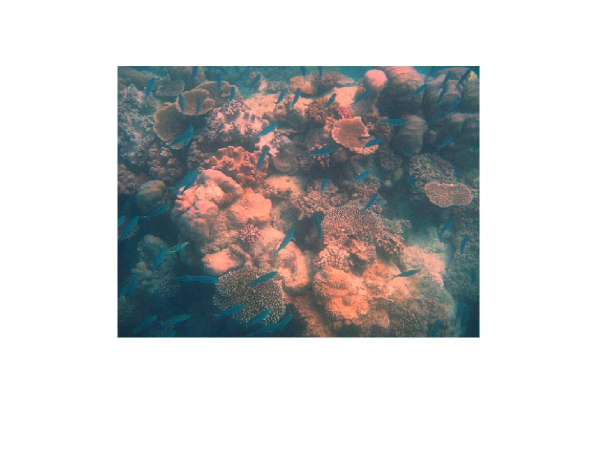
%> input picture MatLab Implementation/gry1.jpg, 1200 x 900 px (shown at 1/2 size)
$ octave mainmfusion.m   (GNU Octave 9; MATLAB toolbox functions it lacks are replaced by stand-ins)
%> lines starting %> are read from the running program, lines starting %| are printed output that depends on the picture; in (x1, y1, x2, y2) boxes, pixels count from 0 and x2, y2 are one past the last pixel; in counts of white or black regions, pixels touching at a corner belong together; the program's own positions count from 1
### MatLab Implementation/saliency_detection.m
function sm = saliency_detection(img)
gfrgb = imfilter(img, fspecial('gaussian', 3, 3), 'symmetric', 'conv');
cform = makecform('srgb2lab');
lab = applycform(gfrgb,cform);
l = double(lab(:,:,1)); lm = mean(mean(l));
a = double(lab(:,:,2)); am = mean(mean(a));
b = double(lab(:,:,3)); bm = mean(mean(b));
sm = (l-lm).^2 + (a-am).^2 + (b-bm).^2;

### MatLab Implementation/gaussian_pyramid.m
function out = gaussian_pyramid(img, level)
h = 1/16* [1, 4, 6, 4, 1];
filt = transpose(h)*h;
out{1} = imfilter(img, filt, 'replicate', 'conv');
temp_img = img;
for i = 2 : level
    temp_img = temp_img(1 : 2 : end, 1 : 2 : end);
    out{i} = imfilter(temp_img, filt, 'replicate', 'conv');
end

### MatLab Implementation/laplacian_pyramid.m
function out = laplacian_pyramid(img, level)
h = 1/16* [1, 4, 6, 4, 1];
filt = transpose(h)*h;
out{1} = img;
temp_img = img;
for i = 2 : level
    temp_img = temp_img(1 : 2 : end, 1 : 2 : end);
    out{i} = imfilter(temp_img, filt, 'replicate', 'conv');
    out{i} = temp_img;
end
% calculate the DoG
for i = 1 : level - 1
    [m, n] = size(out{i});
    out{i} = out{i} - imresize(out{i+1}, [m, n]);
end

### MatLab Implementation/mainmfusion.m
img = imread('gry1.jpg');
%> img is the input picture: size 900x1200x3 uint8; mean R, G, B 200.5, 200.2, 200
im=imread('shrpe1.jpg');
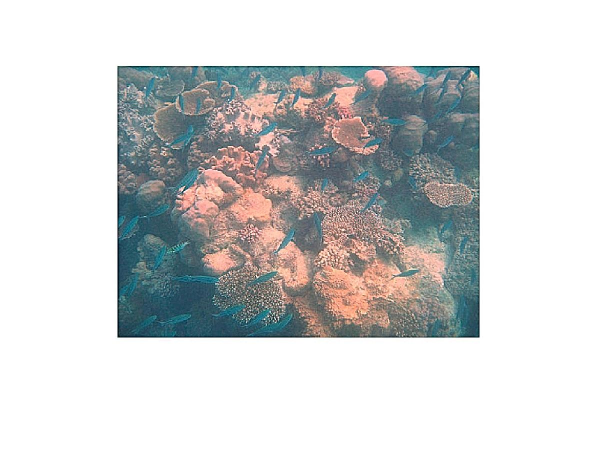
%> input picture MatLab Implementation/shrpe1.jpg, 1200 x 900 px (shown at 1/2 size)
%> im is the input picture: size 900x1200x3 uint8; mean R, G, B 207, 208.3, 208.2
img1=uint8(img);
lab1=uint8(img);
img2=uint8(im);
lab2 = img2;

% input
R1 = double(lab1(:, :, 1)) / 255;
R2 = double(lab2(:, :, 1)) / 255;

% calculate laplacian contrast weight
Wlap1 = abs(imfilter(R1, fspecial('Laplacian'), 'replicate', 'conv'));
Wlap2 = abs(imfilter(R2, fspecial('Laplacian'), 'replicate', 'conv'));


% calculate the saliency weight
Wsal1 = saliency_detection(img1);
%> in saliency_detection, `lab = applycform(gfrgb,cform);`: lab: size 900x1200x3 uint8; mean of channels 1, 2, 3 203.5, 128.4, 128.3
%> in saliency_detection, `lm = mean(mean(l))`: lm = 203.5
%> in saliency_detection, `a = double(lab(:,:,2))`:
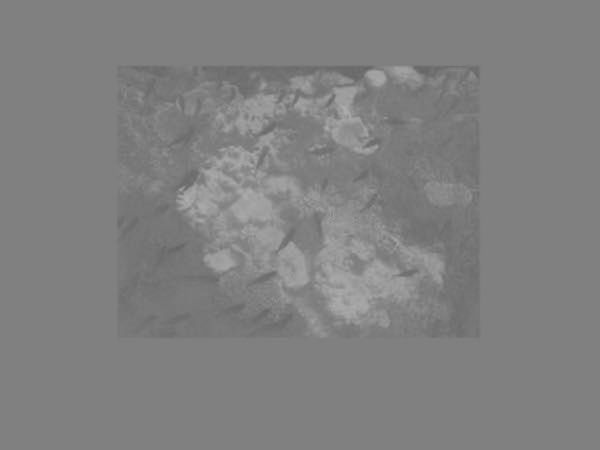
%> a: size 900x1200 double (shown at 1/2 size); min 100, max 175, mean 128.4
%> in saliency_detection, `am = mean(mean(a))`: am = 128.4
%> in saliency_detection, `bm = mean(mean(b))`: bm = 128.3

figure
imshow(Wsal1)
Wsal2 = saliency_detection(img2);
%> in saliency_detection (call 2), `lab = applycform(gfrgb,cform);`: lab: size 900x1200x3 uint8; mean of channels 1, 2, 3 211.2, 127.8, 128
%> in saliency_detection (call 2), `l = double(lab(:,:,1))`:
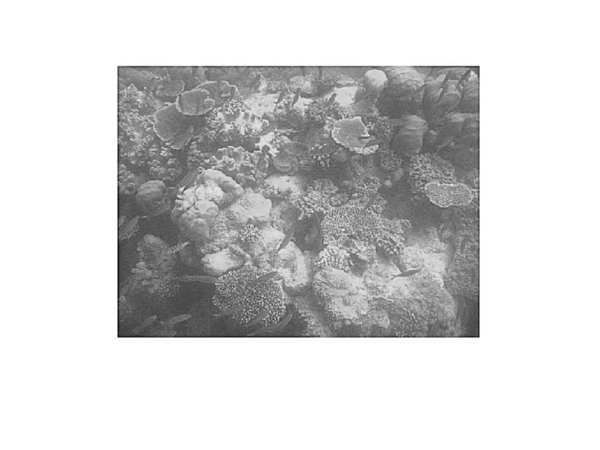
%> l: size 900x1200 double (shown at 1/2 size); min 7, max 255, mean 211.2
%> in saliency_detection (call 2), `lm = mean(mean(l))`: lm = 211.2
%> in saliency_detection (call 2), `am = mean(mean(a))`: am = 127.8
%> in saliency_detection (call 2), `bm = mean(mean(b))`: bm = 128
figure
imshow(Wsal2)
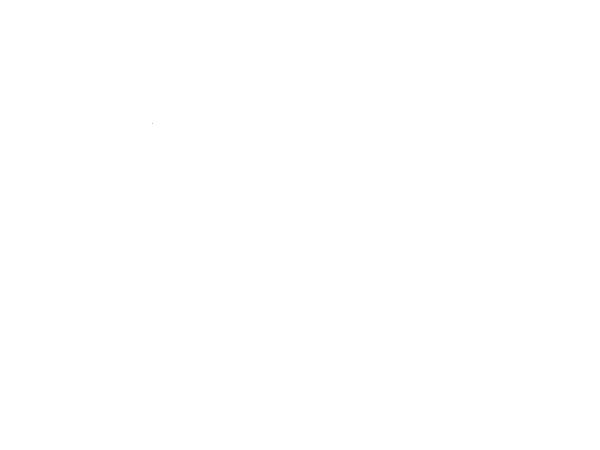
%> displayed picture: size 900x1200, on the screen's scale of 0 to 255 (shown at 1/2 size); values 161 (black) and 255 (white), 100% white; black in thin lines or dots, all inside (x1, y1, x2, y2) = (305, 246, 306, 247)

% calculate the saturation  weight
sigma = 0.25;
avg = 0.5;
Wexp1 = exp(-(R1 - avg).^2 / (2*sigma^2));
Wexp2 = exp(-(R2 - avg).^2 / (2*sigma^2));
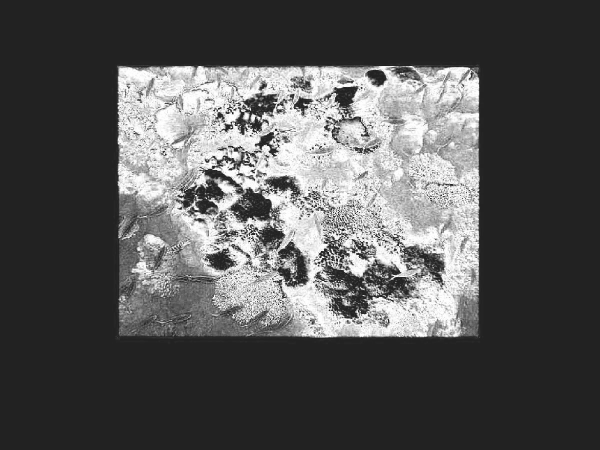
%> Wexp2: size 900x1200 double (shown at 1/2 size); min 0.135, max 1, mean 0.337


% calculate the normalized weight
W1 = (Wlap1 + Wsal1 + Wexp1) ./ (Wlap1 + Wsal1 + Wexp1 + Wlap2  + Wsal2 + Wexp2);
figure
imshow(W1)
W2 = (Wlap2  + Wsal2 + Wexp2) ./ (Wlap1  + Wsal1 + Wexp1 + Wlap2  + Wsal2 + Wexp2);
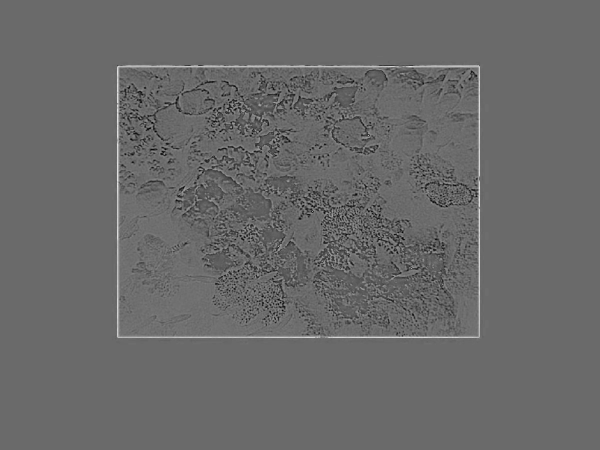
%> W2: size 900x1200 double (shown at 1/2 size); min 0.000479, max 0.997, mean 0.415

% calculate the gaussian pyramid
level = 5;
Weight1 = gaussian_pyramid(W1, level);
%> after the loop in gaussian_pyramid, `for i = 2 : level`: out = 5 items
%> Weight1 = 5 items
figure
imshow(Weight1{2})
Weight2 = gaussian_pyramid(W2, level);
%> Weight2 = 5 items

% calculate the laplacian pyramid
% input1
R1 = laplacian_pyramid(double(double(img1(:, :, 1))), level);
%> the loop in laplacian_pyramid, `for i = 1 : level - 1` made 4 passes
%> (m, n) on passes 1 to 4: (900, 1200), (450, 600), (225, 300), (113, 150)
%> R1 = 5 items
G1 = laplacian_pyramid(double(double(img1(:, :, 2))), level);
%> the loop in laplacian_pyramid (call 2), `for i = 1 : level - 1` made 4 passes
%> G1 = 5 items
B1 = laplacian_pyramid(double(double(img1(:, :, 3))), level);
%> call 3 of laplacian_pyramid, with level = 5
%> after the loop in laplacian_pyramid (call 3), `for i = 2 : level`:
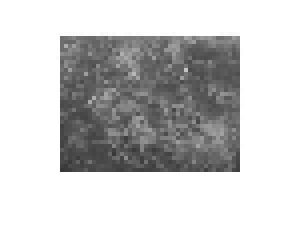
%> temp_img: size 57x75 double (shown 4 times larger); min 55, max 255, mean 200.7
%> the loop in laplacian_pyramid (call 3), `for i = 1 : level - 1` made 4 passes
%> B1 = 5 items
% input2
R2 = laplacian_pyramid(double(double(img2(:, :, 1))), level);
%> R2 = 5 items
G2 = laplacian_pyramid(double(double(img2(:, :, 2))), level);
%> G2 = 5 items
B2 = laplacian_pyramid(double(double(img2(:, :, 3))), level);
%> B2 = 5 items

% fusion
for i = 1 : level
    r_py{i} = Weight1{i} .* R1{i} + Weight2{i} .* R2{i};
    g_py{i} = Weight1{i} .* G1{i} + Weight2{i} .* G2{i};
	b_py{i} = Weight1{i} .* B1{i} + Weight2{i} .* B2{i};
end
%> after the loop, b_py = 5 items; g_py = 5 items; r_py = 5 items


for i = level : -1 : 2
    [m, n] = size(g_py{i - 1});
    g_py{i - 1} = g_py{i - 1} + imresize(g_py{i}, [m, n]);
end
%> this loop made 4 passes
G = g_py{1};
figure
imshow(G)


for i = level : -1 : 2
    [m, n] = size(r_py{i - 1});
    r_py{i - 1} = r_py{i - 1} + imresize(r_py{i}, [m, n]);
end
R = r_py{1};


for i = level : -1 : 2
    [m, n] = size(b_py{i - 1});
    b_py{i - 1} = b_py{i - 1} + imresize(b_py{i}, [m, n]);
end
B = b_py{1};

har=uint8(R);
fusion = cat(3, uint8(R), uint8(G), uint8(B));
figure;
imshow(fusion)
